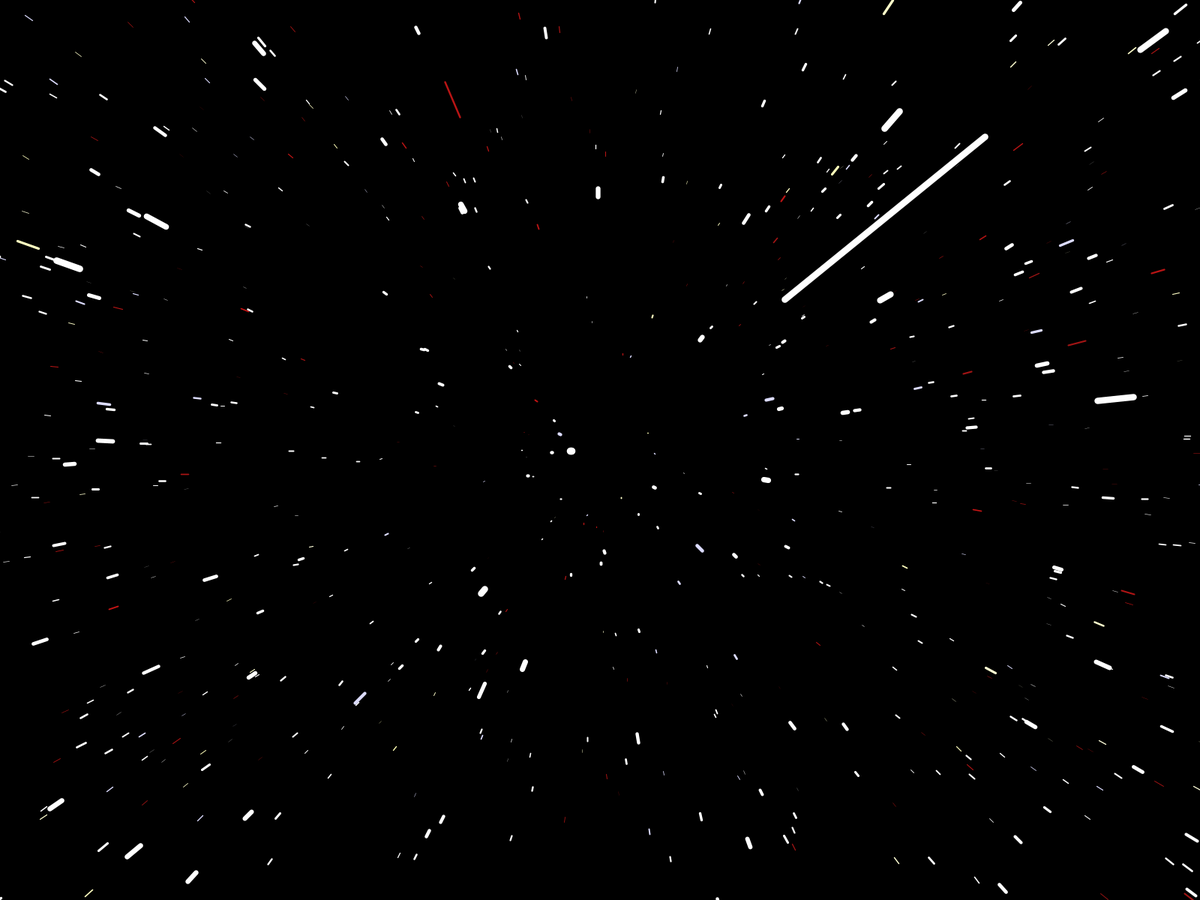
Frame 1 (no input)
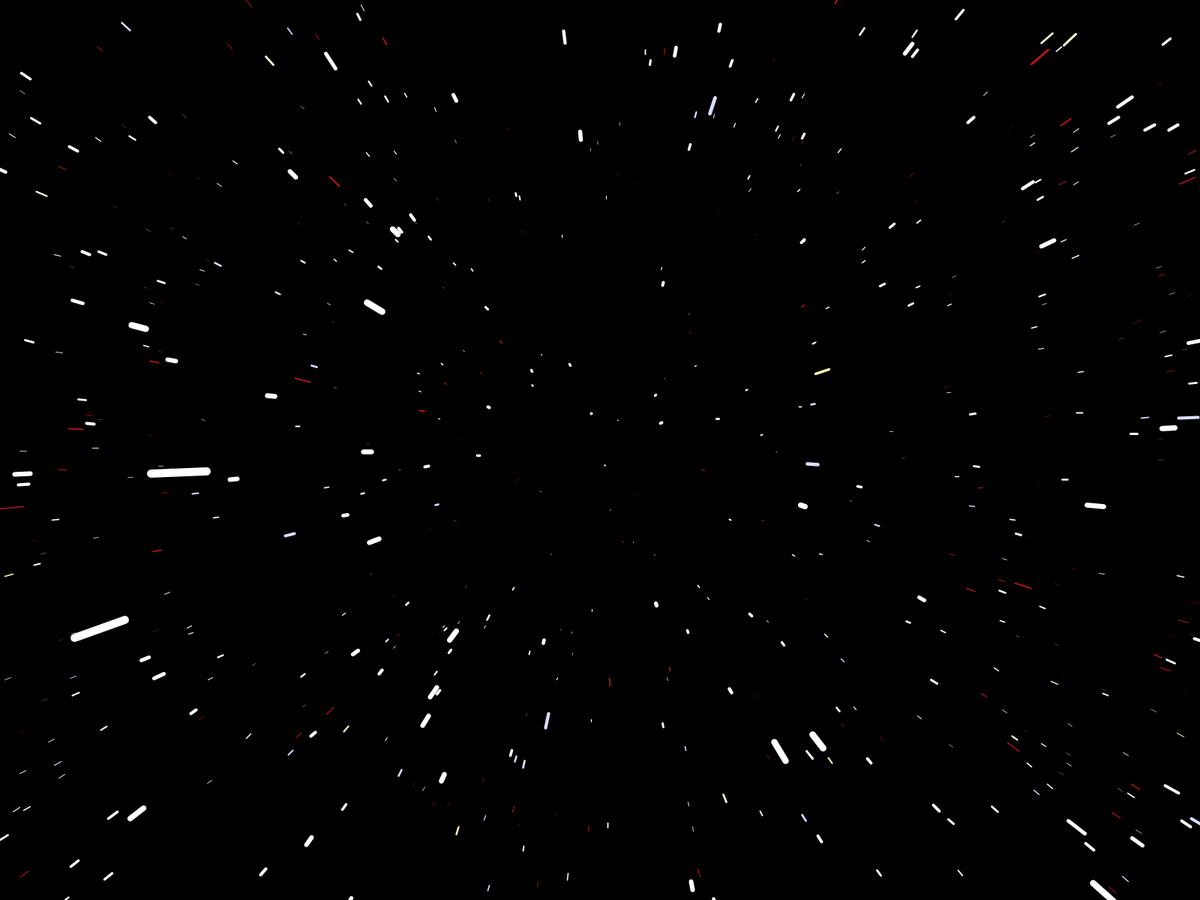
Frame 60 (the mouse pressed at the canvas centre just before this capture)
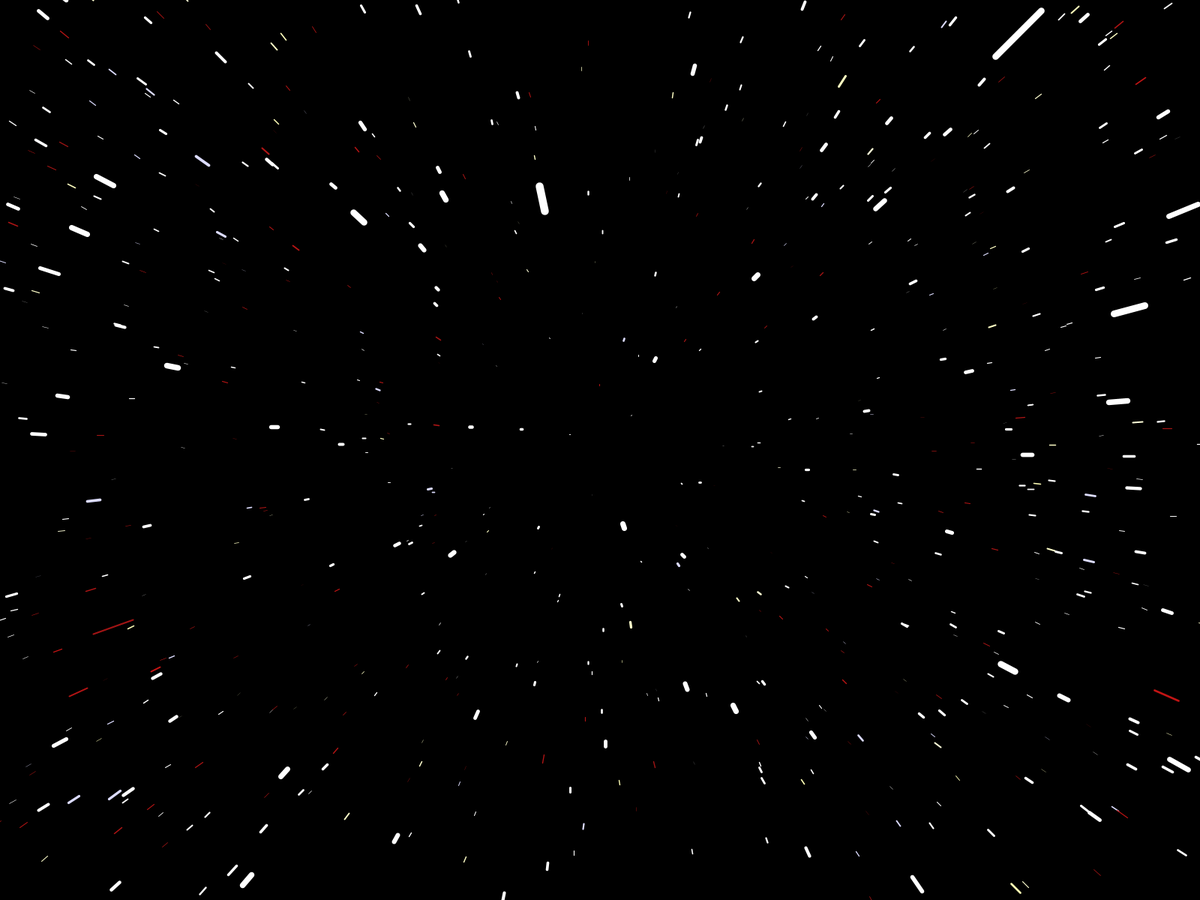
Frame 120 (the mouse held since frame 60 and released just before this capture)

The Processing sketch that drew these frames (run headless with seeded random() and noise(); from frame 60 on, the mouse is pressed at the canvas centre):

// Processing sketch: Starfield
// ── Starfield.pde
Star[] stars = new Star[1500];

void setup() {
  //size(800,800);
  fullScreen();
  frameRate(50);
  for (int i = 0; i < stars.length; i++) {
    stars[i] = new Star();
  }
}

void draw() {
  background(0);
  translate(width/2, height/2);
  for (Star star : stars) {
    star.update();
    star.show();
  }
}

// ── Star.pde
class Star {
  int[] c = new int[3];
  float size;
  float x, y, z;
  float pz;
  public Star() {
    x = random(-width/2,width/2);
    y = random(-height/2,height/2);
    z = random(width);
    
    pz = z;
    
    size = random(10)+2;
    setColor();
  }
  
  void setColor() {
    if (size < 4) {
      c[0] = (int) random(40)+160;
      c[1] = 20;
      c[2] = 20;
    }
    else if (size < 5){
      c[0] = 255;
      c[1] = 255;
      c[2] = (int) random(40)+180;
    } else if (size < 6) { 
      c[0] = 220;
      c[1] = 220;
      c[2] = 255;
    }
    else{
      c[0] = 255;
      c[1] = 255;
      c[2] = 255;
    }
  }
  
  void update() {
    z -= 15;
    if (z < 1) {
      x = random(-width/2,width/2);
      y = random(-height/2,height/2);
      z = width;
      pz = z;
      size = random(10)+2;
      setColor();
    }
  }
  
  void show() {
    float sx = map(x / z, 0, 1, 0, width);
    float sy = map(y / z, 0, 1, 0, height);
    
    float r = map(z, 0, width, size, 0);
    
    float px = map(x / pz, 0, 1, 0, width);
    float py = map(y / pz, 0, 1, 0, height);
    
    stroke(c[0],c[1],c[2]);
    strokeWeight(r);
    line(px,py,sx,sy);
    pz = z;
  }
}
